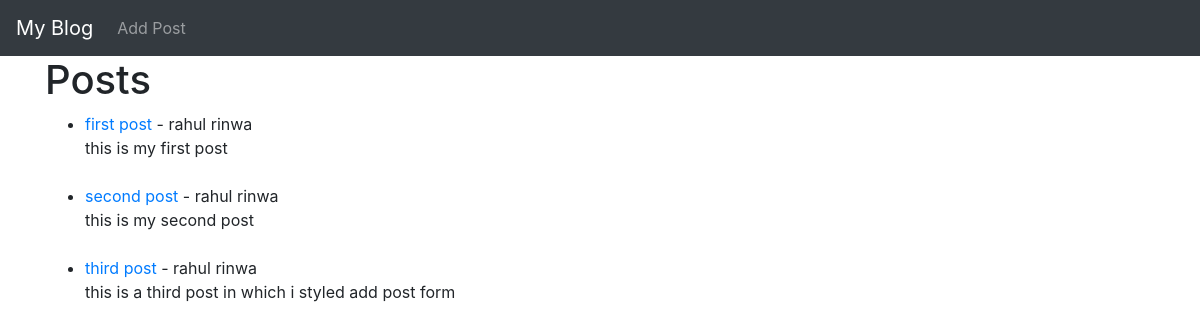
Before: / with the older database file.
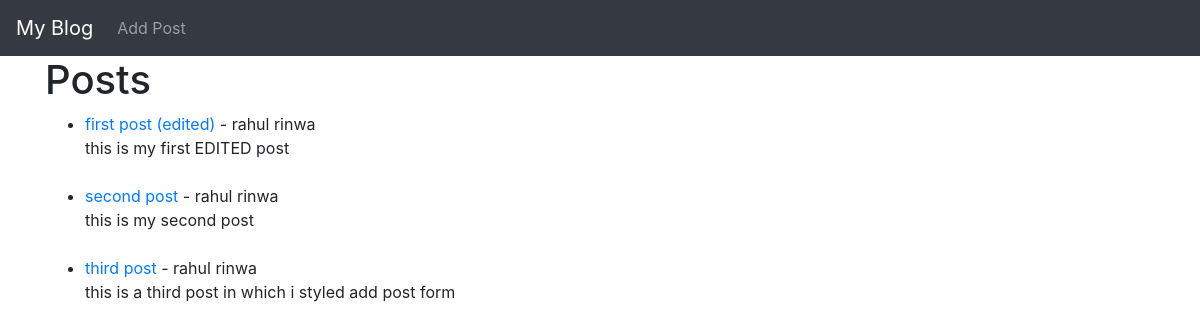
After: the same page with the newer database file.
### blog_app/models.py (models this page shows, shortened)
class Post(models.Model):
    title = models.CharField(max_length=255)
    author = models.ForeignKey(User, on_delete=models.CASCADE)
    body = models.TextField()

### blog_app/views.py (the view)
# urls.py: path('', HomeView.as_view(), name='home'),
class HomeView(ListView):
    model = Post
    template_name = 'home.html'

### templates/home.html
{% extends "base.html"%}
{% block content%}
<h1>Posts</h1>
<ul>
    {% for post in object_list %}
     <li><a href="{% url 'article_detail' post.pk %}">{{ post.title }}</a> - {{ post.author.first_name }} {{ post.author.last_name }} <br>
        {{ post.body }}</li>
     <br>
    {% endfor %}
</ul>
{% endblock %}

Changed rows visible on the page:
changed Post: title "first post" → "first post (edited)"; body "this is my first post" → "this is my first EDITED post"
